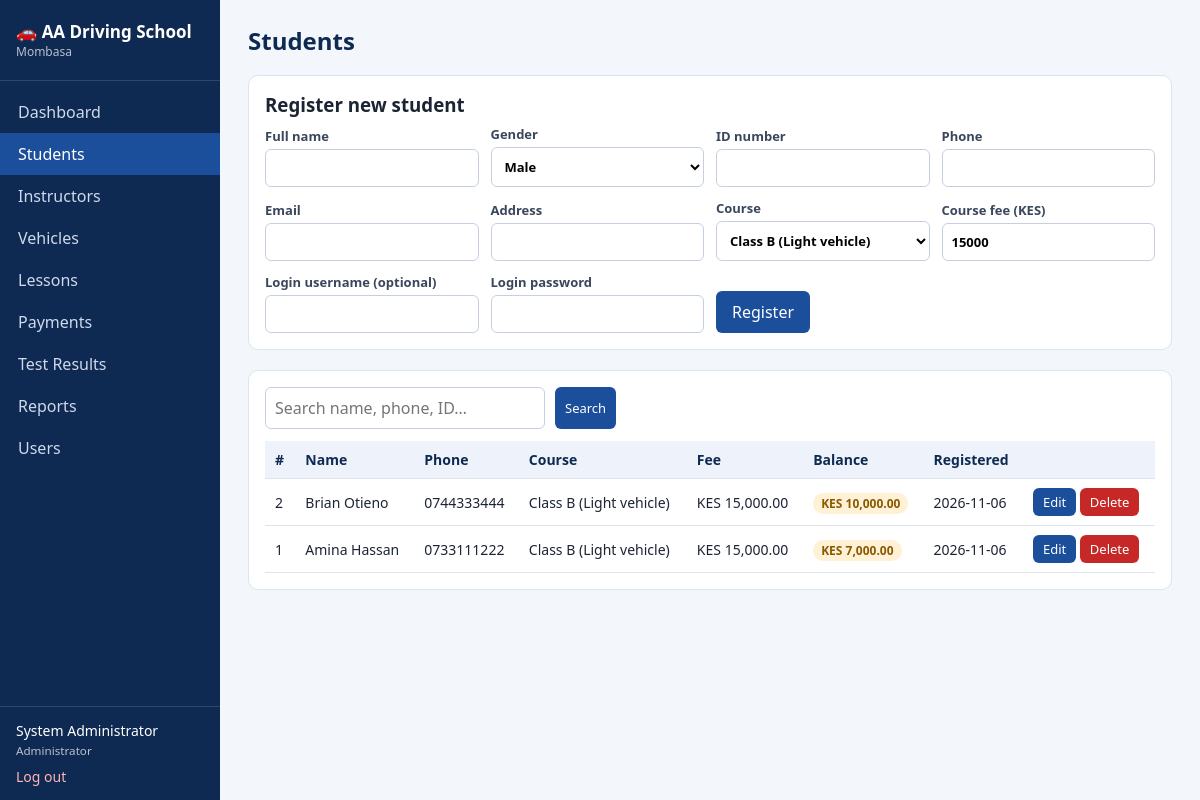
/students.php (signed in), run on the app's committed database.
### tables this page shows
CREATE TABLE students (
  student_id INT AUTO_INCREMENT PRIMARY KEY,
  user_id INT NULL,
  full_name VARCHAR(100) NOT NULL,
  gender ENUM('Male','Female','Other') NOT NULL,
  id_number VARCHAR(30),
  phone VARCHAR(20) NOT NULL,
  email VARCHAR(100),
  address VARCHAR(150),
  course VARCHAR(60) NOT NULL DEFAULT 'Class B (Light vehicle)',
  course_fee DECIMAL(10,2) NOT NULL DEFAULT 0,
  reg_date DATE NOT NULL,
  FOREIGN KEY (user_id) REFERENCES users(user_id) ON DELETE SET NULL
);

### config.php (called while the page is built, shortened)
<?php
function e($s) { return htmlspecialchars((string)$s, ENT_QUOTES, 'UTF-8'); }
function money($n) { return 'KES ' . number_format((float)$n, 2); }
function user() { return $_SESSION['user'] ?? null; }
function has_role(...$roles) { return user() && in_array(user()['role'], $roles, true); }

### students.php (the view, shortened to what this page needs)
<?php
require 'config.php';
$edit = null;
$q = trim($_GET['q'] ?? '');
$st = $pdo->prepare("SELECT s.*, s.course_fee - COALESCE((SELECT SUM(amount) FROM payments WHERE student_id=s.student_id),0) balance FROM students s WHERE s.full_name LIKE ? OR s.phone LIKE ? OR s.id_number LIKE ? ORDER BY s.student_id DESC");
$st->execute(["%$q%", "%$q%", "%$q%"]);
$rows = $st->fetchAll();
require 'includes/header.php';
$courses = ['Class A (Motorcycle)', 'Class B (Light vehicle)', 'Class C (Light truck)', 'Class D (PSV / Bus)', 'Refresher course'];
?>
<div class="panel">
  <h3 style="margin-top:0"><?= $edit ? 'Edit student' : 'Register new student' ?></h3>
  <form method="post" class="grid"><?= csrf_field() ?>
    <label>Full name <input name="full_name" required value="<?= e($edit['full_name'] ?? '') ?>"></label>
    <label>Gender <select name="gender"><?php foreach (['Male', 'Female', 'Other'] as $g) echo '<option ' . (($edit['gender'] ?? '') === $g ? 'selected' : '') . '>' . $g . '</option>'; ?></select></label>
    <label>ID number <input name="id_number" value="<?= e($edit['id_number'] ?? '') ?>"></label>
    <label>Phone <input name="phone" required value="<?= e($edit['phone'] ?? '') ?>"></label>
    <label>Email <input type="email" name="email" value="<?= e($edit['email'] ?? '') ?>"></label>
    <label>Address <input name="address" value="<?= e($edit['address'] ?? '') ?>"></label>
    <label>Course <select name="course"><?php foreach ($courses as $c) echo '<option ' . (($edit['course'] ?? 'Class B (Light vehicle)') === $c ? 'selected' : '') . '>' . $c . '</option>'; ?></select></label>
    <label>Course fee (KES) <input type="number" step="0.01" min="0" name="course_fee" required value="<?= e($edit['course_fee'] ?? '15000') ?>"></label>
    <?php if (!$edit): ?>
      <label>Login username (optional) <input name="username" autocomplete="off"></label>
      <label>Login password <input type="password" name="password" autocomplete="new-password"></label>
    <?php endif; ?>
    <div><button class="btn"><?= $edit ? 'Update' : 'Register' ?></button> <?php if ($edit) echo '<a class="btn grey" href="students.php">Cancel</a>'; ?></div>
  </form>
</div>
<div class="panel">
  <form class="toolbar"><input name="q" placeholder="Search name, phone, ID…" value="<?= e($q) ?>"><button class="btn sm">Search</button></form>
  <table><tr><th>#</th><th>Name</th><th>Phone</th><th>Course</th><th>Fee</th><th>Balance</th><th>Registered</th><th></th></tr>
  <?php foreach ($rows as $r): ?>
    <tr><td><?= $r['student_id'] ?></td><td><?= e($r['full_name']) ?></td><td><?= e($r['phone']) ?></td><td><?= e($r['course']) ?></td>
      <td><?= money($r['course_fee']) ?></td>
      <td><span class="badge <?= $r['balance'] > 0 ? 'b-warn' : 'b-ok' ?>"><?= money(max($r['balance'], 0)) ?></span></td>
      <td><?= e($r['reg_date']) ?></td>
      <td><a class="btn sm" href="students.php?edit=<?= $r['student_id'] ?>">Edit</a>
        <?php if (has_role('Administrator')): ?>
        <form method="post" class="inline" onsubmit="return confirm('Delete this student and all their lessons, payments and results?')"><button class="btn sm red">Delete</button></form>
        <?php endif; ?></td></tr>
  <?php endforeach; if (!$rows) echo '<tr><td colspan="8" class="muted">No students found.</td></tr>'; ?>
  </table>
</div>
<?php require 'includes/footer.php'; ?>

### assets/style.css (style rules this page uses)
:root { --primary:#1b4f9c;--dark:#0f2a52;--bg:#f3f6fb;--line:#dde4ef;--ok:#1e8e3e;--err:#c62828;--warn:#e69500 }
* { box-sizing:border-box }
body { margin:0;font-family:Segoe UI,Arial,sans-serif;background:var(--bg);color:#1c2433;display:flex;min-height:100vh }
h3 { margin:22px 0 8px }
.panel { background:#fff;border:1px solid var(--line);border-radius:10px;padding:16px;margin-bottom:20px;overflow-x:auto }
table { width:100%;border-collapse:collapse;font-size:14px }
th,td { text-align:left;padding:9px 10px;border-bottom:1px solid var(--line);vertical-align:middle }
th { background:#eef3fb;color:var(--dark);white-space:nowrap }
form.grid { display:grid;grid-template-columns:repeat(auto-fit,minmax(210px,1fr));gap:12px;align-items:end }
label { display:block;font-size:13px;font-weight:600;color:#3a465c }
input,select,textarea { width:100%;padding:9px;margin-top:4px;border:1px solid #c5cfe0;border-radius:6px;font:inherit;background:#fff }
.btn { background:var(--primary);color:#fff;border:0;padding:10px 16px;border-radius:6px;cursor:pointer;font:inherit;text-decoration:none;display:inline-block }
.btn.sm { padding:5px 10px;font-size:13px }
.btn.red { background:var(--err) }
.inline { display:inline }
.badge { padding:2px 8px;border-radius:10px;font-size:12px;font-weight:600 }
.b-warn { background:#fff1d6;color:#8a5a00 }
.toolbar { display:flex;gap:10px;margin-bottom:12px;flex-wrap:wrap }
.toolbar input { max-width:280px;margin:0 }

### data on the page
students: student_id "2", full_name "Brian Otieno", phone "0744333444", course "Class B (Light vehicle)", course_fee "KES 15,000.00", balance "KES 10,000.00", reg_date "2026-11-06"
students: student_id "1", full_name "Amina Hassan", phone "0733111222", course "Class B (Light vehicle)", course_fee "KES 15,000.00", balance "KES 7,000.00", reg_date "2026-11-06"

### other printed values
APP_NAME "AA Driving School"
$label "Dashboard"
$label "Students"
$label "Instructors"
$label "Vehicles"
$label "Lessons"
$label "Payments"
$label "Test Results"
$label "Reports"
$label "Users"
user()['full_name'] "System Administrator"
$role "Administrator"
$page_title "Students"
form field gender "Male"
form field course "Class B (Light vehicle)"
